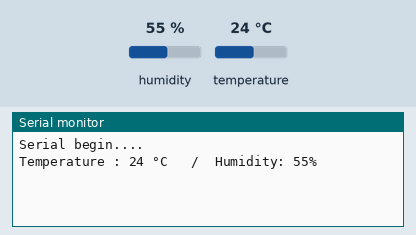
Simulated run of this sketch. Board: Arduino Uno, built with avr-gcc and run on an emulated ATmega328P. Shown: the last lines printed to the serial monitor. Wiring (inferred from the names in the program): DHT11 sensor: data pin 8. The inputs (shaded band) are chosen by the test bench; at power-on: humidity 55 %, temperature 24 °C.

Above: at 2.2 s.
2.3 s: humidity set to 22 %
At 4.0 s:
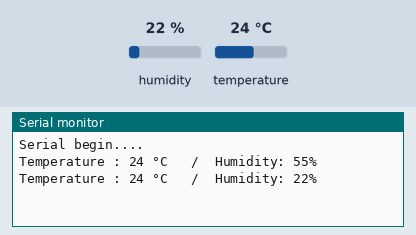
5.0 s: temperature set to 12 °C
At 6.4 s:
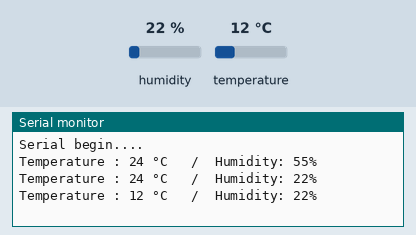
7.7 s: humidity set to 40 %
At 10.0 s:
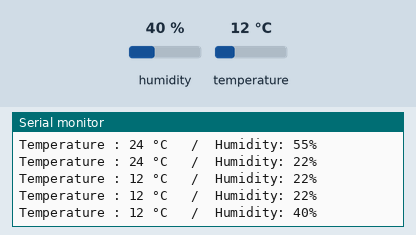
Timing chart, 0 to 11.5 s (numbered marks = the images above; inputs shaded):
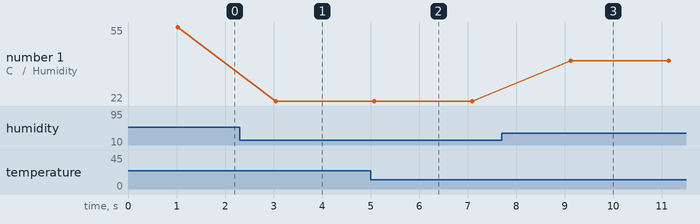

Measured:
- after the input at 2.3 s, the serial monitor: prints a new line after 0.75 s (image 1)
- after the input at 5.0 s, the serial monitor: prints a new line after 0.07 s (image 2)
- after the input at 7.7 s, the serial monitor: prints a new line after 1.4 s (image 3)
- plotted number 1: 55 → 22 after the input at 2.3 s, 22 → 40 after the input at 7.7 s

The sketch:

dht11_arduino.ino
```cpp
//代码参考：https://github.com/adidax/dht11
//讲解视频：https://www.bilibili.com/video/BV1Lb4y1h7CM

int DHT_PIN = 8;
int TEMP, HUMI;
void readSensor(int pin){
  uint8_t bits[5];
  uint8_t count = 7;
  uint8_t index = 0;
  //填充0，避免接收过程出现问题
  for(int i=0;i<5;i++){
    bits[i] = 0;
  }
  //发送起始信号
  pinMode(pin,OUTPUT);
  digitalWrite(pin, LOW);
  delay(20);
  digitalWrite(pin,HIGH);
  delayMicroseconds(40);
  pinMode(pin,INPUT);
  //等待响应信号
  unsigned int loopCnt = 10000;
  while(digitalRead(pin) == LOW)
    if(loopCnt-- == 0) return Serial.println("ERROR: timeout ");
  loopCnt = 10000;
  while(digitalRead(pin)== HIGH)
    if(loopCnt-- ==0) return Serial.println("ERROR: timeout ");
  //数据接收开始
  for(int i=0; i<40;i++){
    loopCnt = 10000;
    while(digitalRead(pin) == LOW)
      if(loopCnt-- ==0) return Serial.println("ERROR: timeout ");

    unsigned long t = micros();
    while(digitalRead(pin) == HIGH)
      if(loopCnt-- ==0) return Serial.println("ERROR: timeout ");

    if(micros() -t > 40) bits[index] |= (1 << count);
    if(count == 0){
      count = 7;
      index++;
      }
    else count--;
    }
  if(bits[0] + bits[2] == bits[4]){
    HUMI = bits[0];
    TEMP = bits[2];
    }
  else Serial.println("ERROR: data check failed");
}

void setup() {
  Serial.begin(9600);
  delay(1000);
  Serial.println("Serial begin....");
}

void loop() {
  readSensor(DHT_PIN);
  Serial.print("Temperature : ");
  Serial.print(TEMP);
  Serial.print(" °C ");
  Serial.print("  /  ");
  Serial.print("Humidity: ");
  Serial.print(HUMI);
  Serial.println("%");

  delay(2000);
}
```
